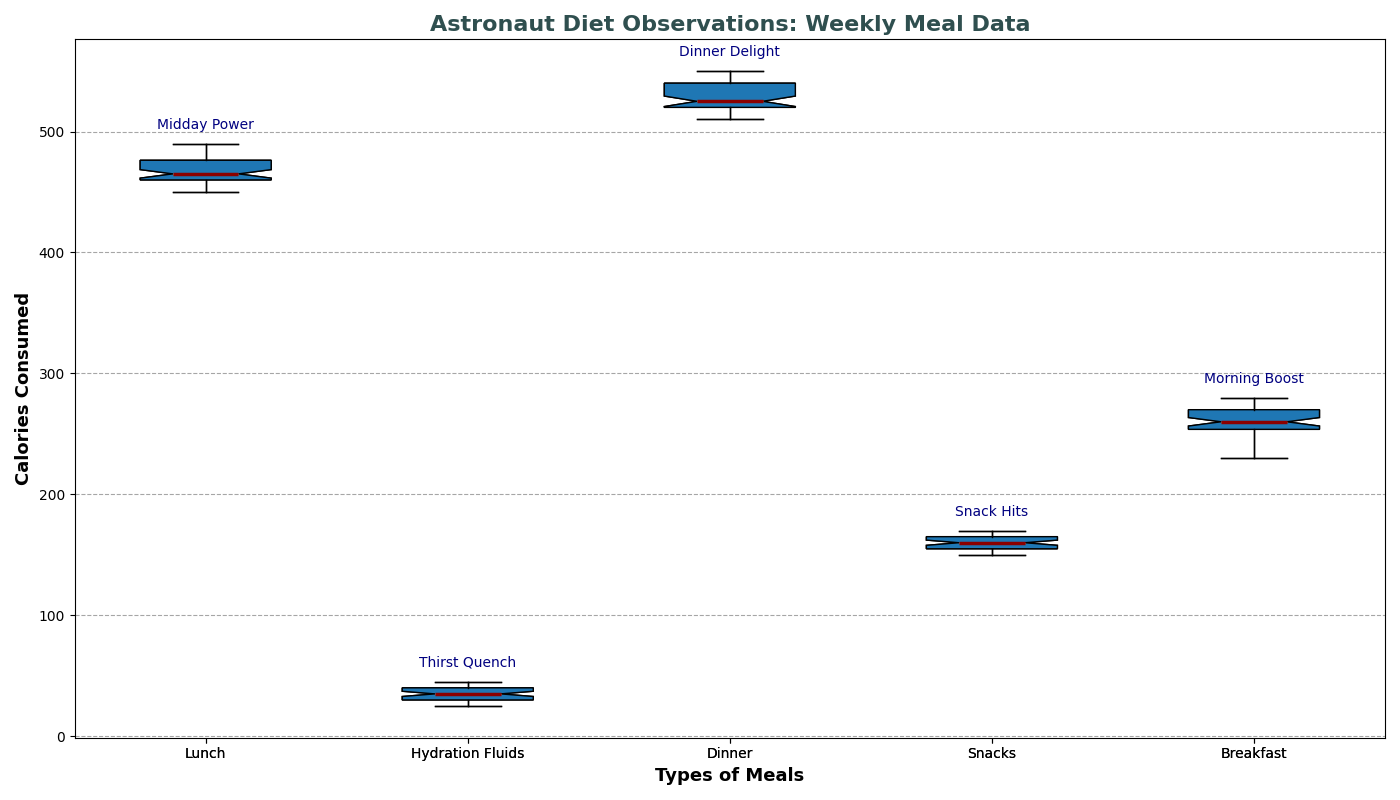

Recreate this plot in Python.
import matplotlib.pyplot as plt
import numpy as np

meal_types = ['Lunch', 'Hydration Fluids', 'Dinner', 'Snacks', 'Breakfast']

calorie_intake = [
    [460, 470, 450, 480, 490, 475, 465, 460, 450, 480, 490, 475, 465, 460, 450, 490, 480, 475, 460, 450, 460, 475, 480, 465, 460, 475, 480, 490, 450, 460, 475, 460, 475, 450, 480, 465, 475, 480, 460, 450, 460, 480, 470, 465, 455, 470, 450, 480, 455, 465, 470, 460],
    [30, 35, 25, 40, 45, 35, 30, 32, 28, 42, 40, 35, 32, 30, 25, 40, 45, 35, 32, 28, 32, 35, 40, 35, 30, 35, 45, 40, 32, 30, 35, 32, 35, 25, 40, 35, 38, 40, 32, 30, 35, 40, 35, 32, 30, 40, 25, 40, 35, 32, 30, 28],
    [520, 530, 510, 540, 550, 525, 515, 520, 510, 540, 550, 525, 515, 520, 510, 550, 540, 525, 520, 510, 520, 535, 540, 525, 520, 535, 540, 550, 510, 520, 535, 520, 535, 510, 545, 525, 540, 535, 520, 510, 520, 540, 530, 525, 515, 540, 510, 540, 515, 525, 530, 520],
    [150, 160, 155, 170, 165, 160, 155, 160, 155, 165, 170, 165, 160, 155, 150, 165, 170, 155, 150, 160, 155, 165, 170, 155, 150, 165, 160, 165, 155, 150, 165, 155, 165, 150, 170, 155, 165, 160, 155, 150, 160, 170, 165, 155, 150, 170, 155, 165, 150, 155, 160, 150],
    [230, 250, 245, 270, 260, 255, 240, 255, 250, 265, 270, 275, 280, 260, 245, 250, 230, 255, 260, 250, 265, 270, 270, 255, 250, 275, 260, 265, 250, 255, 260, 270, 270, 275, 280, 260, 255, 270, 265, 250, 255, 270, 270, 275, 250, 255, 270, 265, 275, 280, 255, 260]
]

fig, ax = plt.subplots(figsize=(14, 8))

boxplot = ax.boxplot(calorie_intake, vert=True, patch_artist=True, labels=meal_types, notch=True)

colors = ['#66B3FF', '#FFD700', '#99FF99', '#FFCC99', '#FF9999']
for patch, color in zip(boxplot['boxes'], colors):
    patch.set_facecolor(color)

medianprops = dict(linestyle='-', linewidth=2.5, color='darkred')
ax.boxplot(calorie_intake, vert=True, patch_artist=True, labels=meal_types, notch=True, 
           medianprops=medianprops)

plt.title('Astronaut Diet Observations: Weekly Meal Data', fontsize=16, fontweight='bold', color='darkslategray')
plt.xlabel('Types of Meals', fontsize=13, fontweight='bold')
plt.ylabel('Calories Consumed', fontsize=13, fontweight='bold')

ax.yaxis.grid(True, linestyle='--', which='major', color='grey', alpha=0.7)

annotations = ["Midday Power", "Thirst Quench", 
               "Dinner Delight", "Snack Hits", 
               "Morning Boost"]
for i, annotation in enumerate(annotations):
    ax.text(i + 1, max(calorie_intake[i]) + 10, annotation, ha='center', va='bottom', 
            fontsize=10, color='navy')

plt.tight_layout()
plt.show()
